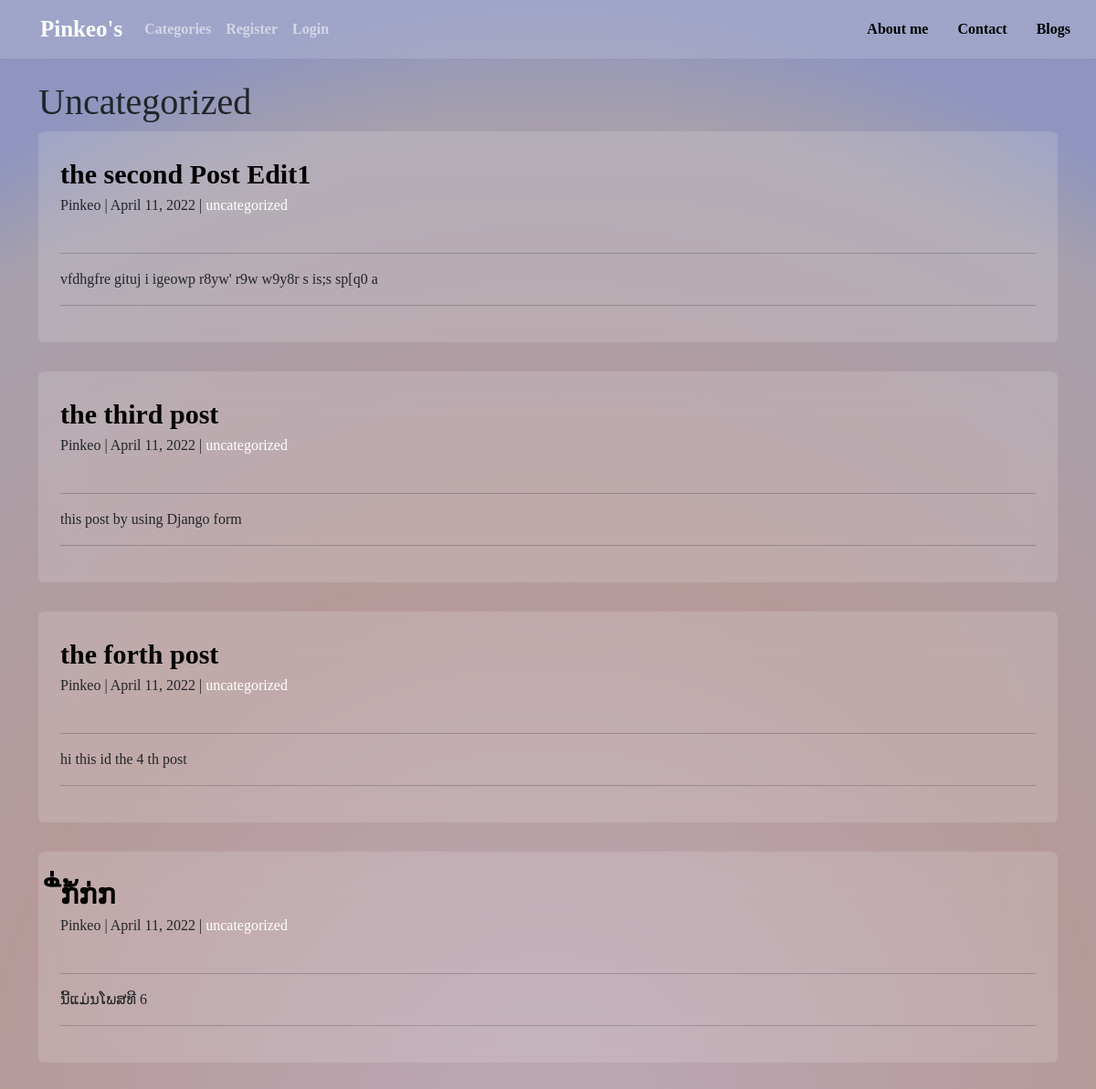
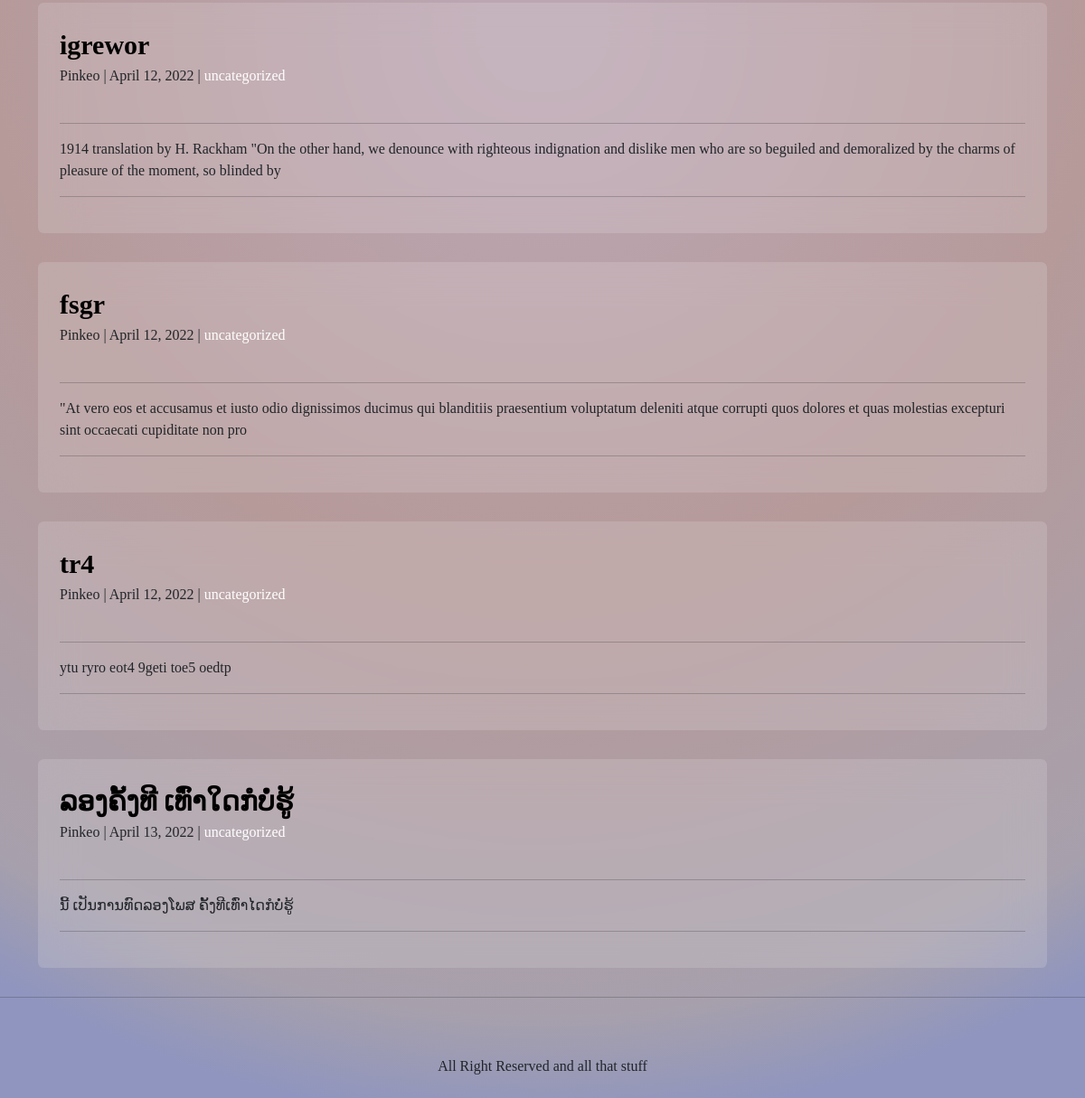
The page /category/uncategorized/ on the database its author committed (2 pictures, top to bottom).
### hi/models.py (models this page shows, shortened)
class Post(models.Model):
	title = models.CharField(max_length=255)
	title_tag = models.CharField(max_length=255)
	author = models.ForeignKey(User, on_delete = models.CASCADE)
	body = RichTextField(blank=True, null=True)
	post_date = models.DateField(auto_now_add = True)
	category = models.CharField(max_length=255, default ='uncategorized')
	snippet = models.CharField(max_length=255, default ='click link to read.....')

### hi/views.py (the view)
# urls.py: path('category/<str:category>/', CategoryView, name = 'category'),
def CategoryView(request, category):
	category_posts = Post.objects.filter(category=category.replace('-',' '))
	return render(request,'categories.html',{'category': category.title().replace('-',' '),'category_posts':category_posts})

### hi/templates/categories.html (shortened to what this page needs)
{% extends 'hi/base.html' %}
 {% block content%}
{% if category_posts %}
<html>
  <h1> {{ category }}</h1>
  {% for post in category_posts %}
  <div class="post">
  <a href="{% url 'article-detail' post.pk %}" style="color: black; font-weight: bold; text-decoration: none; font-size: 30px">    {{ post.title }} </a>
        <br>
        {{ post.author }} | {{post.post_date}} | <h> {{ post.category }} </h>
          <br/> <br>
      <hr class="under-date">
        {{ post.body|slice:":200"|safe}}
        <hr/>
</div>
  {% endfor%}
  {% else %}
  <h4> Sorry This page does not Exist</h4>
  {% endif %}
{% endblock %}

### hi/templates/categories.html (style rules this page uses)
.post { flex-wrap: wrap; animation: normal; border-radius: 0.4rem; margin-bottom: 2rem; padding: 1.5rem; background-color: rgba(255, 255, 255, .15); backdrop-filter: blur(20px); }
hr.under-date { padding-right: 10rem; }
h { color: white!important; }

### hi/templates/hi/base.html (style rules this page uses)
html,body { background: #1D2B64; background: rgb(187,166,178); background: radial-gradient(circle, rgba(187,166,178,1) 5%, rgba(182,154,154,1) 45%, rgba(167,160,172,1) 80%, rgba(143,149,191,1) 89%); font-family: lao sangam Mn; }

### rows shown on the page
Post: title "the second Post Edit1", author "Pinkeo", post_date "April 11, 2022", category "uncategorized", body "vfdhgfre gituj i igeowp r8yw' r9w w9y8r s is;s sp[q0 a"
Post: title "the third post", author "Pinkeo", post_date "April 11, 2022", category "uncategorized", body "this post by using Django form"
Post: title "the forth post", author "Pinkeo", post_date "April 11, 2022", category "uncategorized", body "hi this id the 4 th post"
Post: title "ື່່ກ້່ກ່ກ", author "Pinkeo", post_date "April 11, 2022", category "uncategorized", body "ນີ້ແມ່ນໂພສທີ 6"
Post: title "igrewor", author "Pinkeo", post_date "April 12, 2022", category "uncategorized", body "1914 translation by H. Rackham \"On the other hand, we denounce with righteous indignation and dislike men who are so beguiled and demoralized by the charms of pleasure of the moment, so blinded by"
Post: title "fsgr", author "Pinkeo", post_date "April 12, 2022", category "uncategorized", body "\"At vero eos et accusamus et iusto odio dignissimos ducimus qui blanditiis praesentium voluptatum deleniti atque corrupti quos dolores et quas molestias excepturi sint occaecati cupiditate non pro"
Post: title "tr4", author "Pinkeo", post_date "April 12, 2022", category "uncategorized", body "ytu ryro eot4 9geti toe5 oedtp"
Post: title "ລອງຄັ້ງທີ ເທົ່າໃດກໍບໍ່ຮູ້", author "Pinkeo", post_date "April 13, 2022", category "uncategorized", body "ນີ້ ເປັນການທົດລອງໂພສ ຄັ້ງທີເທົ່າໄດກໍບໍ່ຮູ້"

### other values the page prints
{{ category }} "Uncategorized"
